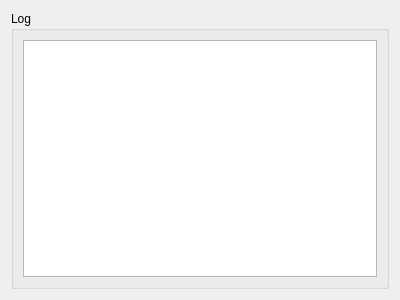
<?xml version="1.0" encoding="UTF-8"?>
<ui version="4.0">
 <class>LogView</class>
 <widget class="QWidget" name="LogView">
  <property name="geometry">
   <rect>
    <x>0</x>
    <y>0</y>
    <width>400</width>
    <height>300</height>
   </rect>
  </property>
  <property name="windowTitle">
   <string>Form</string>
  </property>
  <property name="autoFillBackground">
   <bool>false</bool>
  </property>
  <property name="styleSheet">
   <string notr="true"/>
  </property>
  <layout class="QGridLayout" name="gridLayout">
   <item row="0" column="0">
    <widget class="QGroupBox" name="groupBox">
     <property name="title">
      <string>Log</string>
     </property>
     <layout class="QGridLayout" name="gridLayout_2">
      <item row="0" column="0">
       <widget class="QTextEdit" name="textEdit"/>
      </item>
     </layout>
    </widget>
   </item>
  </layout>
 </widget>
 <resources/>
 <connections/>
</ui>
